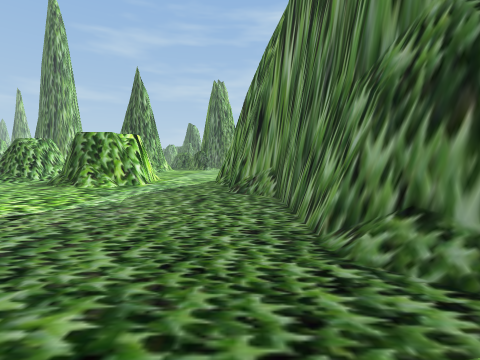
[1] (above)

24 first-person views from a walk through a scene from a Unity 3-D project. The camera is 1.3 m above the floor, tilts 4° down and sees 85° across. The floor is counted in squares, 2 m on a side. Each view is taken from the middle of a square. On the plan, view 1 faces up. The plan holds only what a view shows up to about 9 squares ahead; the rest is blank. The place goes on beyond the plan. The player character is not drawn.

[2]
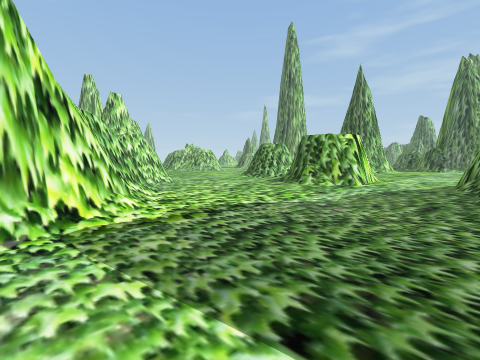

[3]
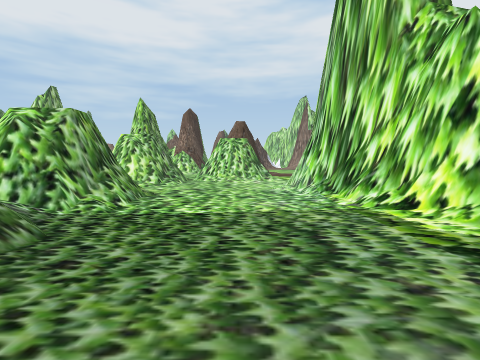

[4]
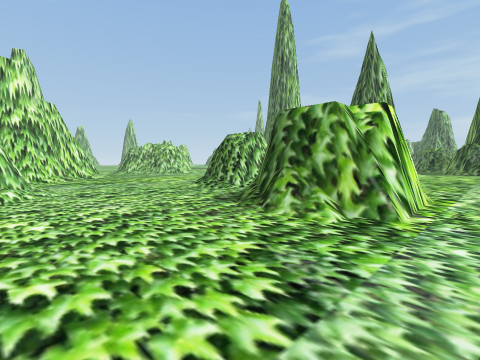

[5]
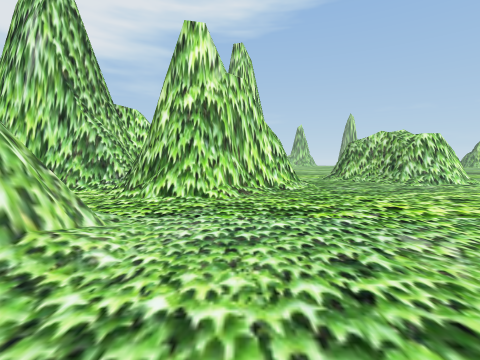

[6]
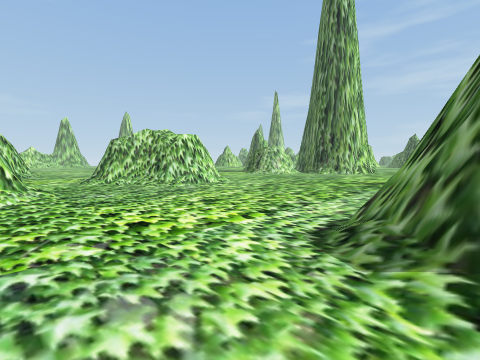

[7]
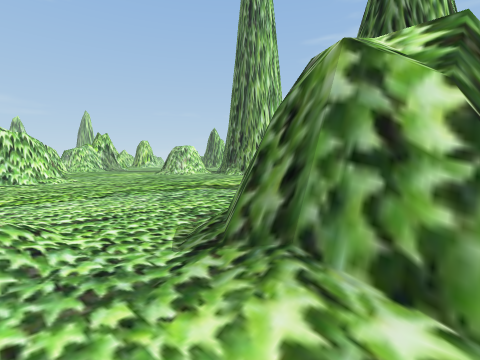

[8]
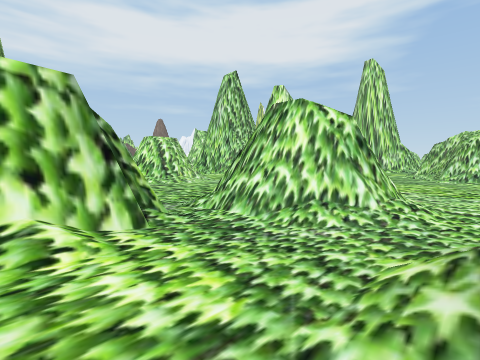

[9]
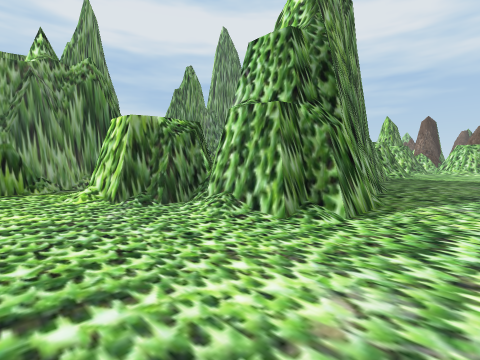

[10]
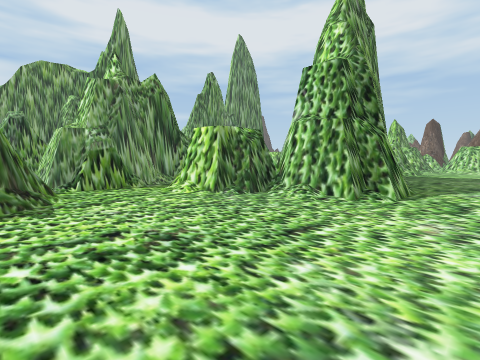

[11]
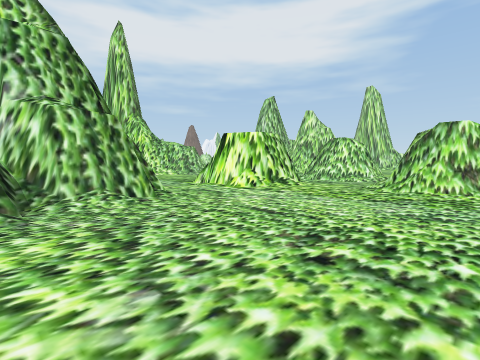

[12]
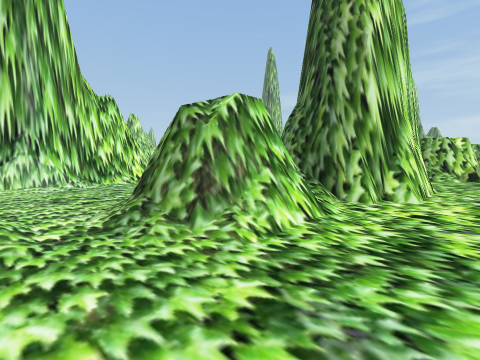

[13]
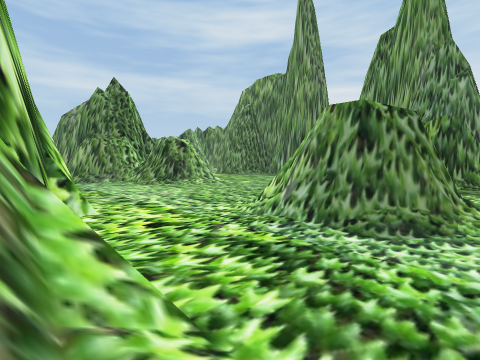

[14]
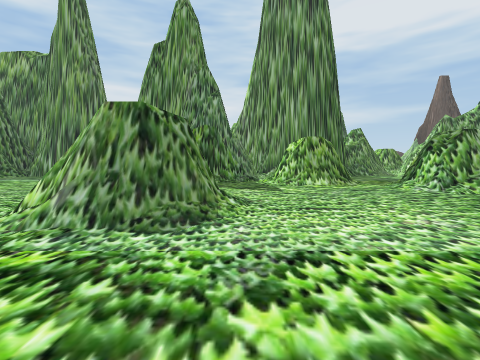

[15]
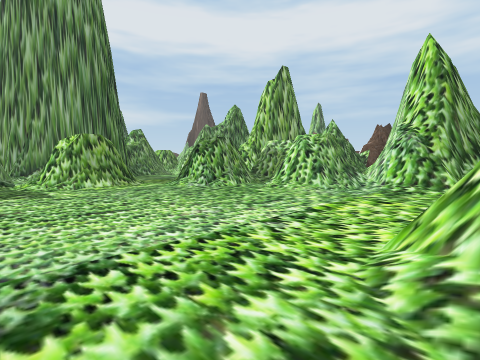

[16]
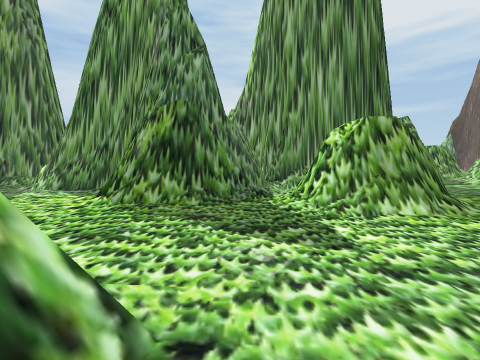

[17]
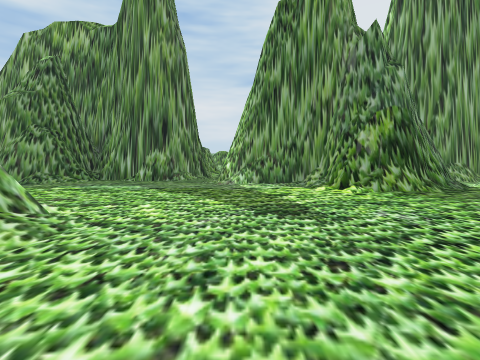

[18]
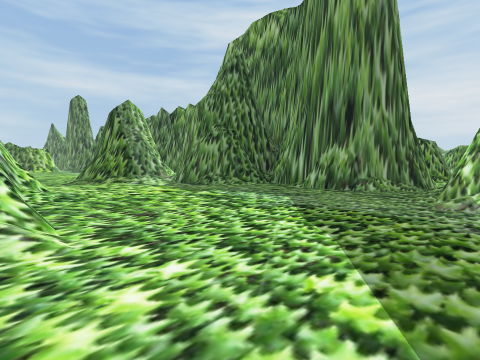

[19]
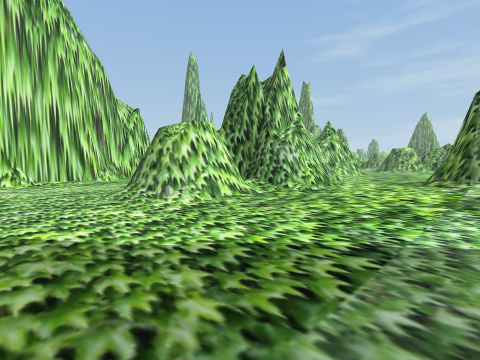

[20]
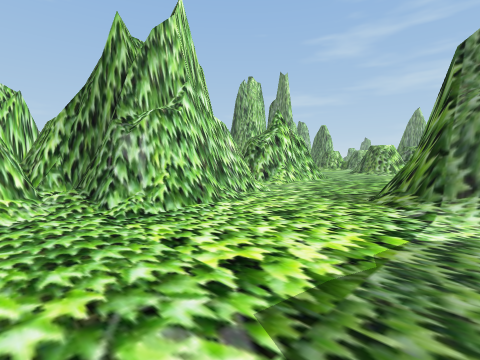

[21]
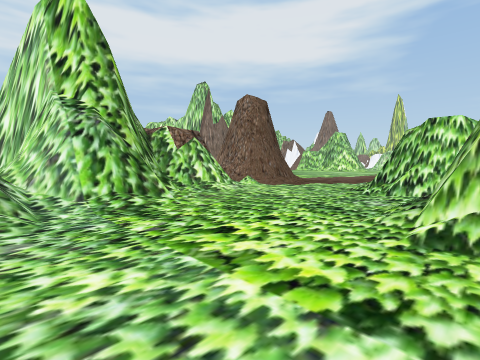

[22]
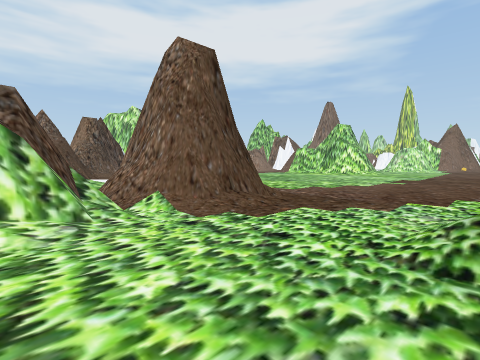

[23]
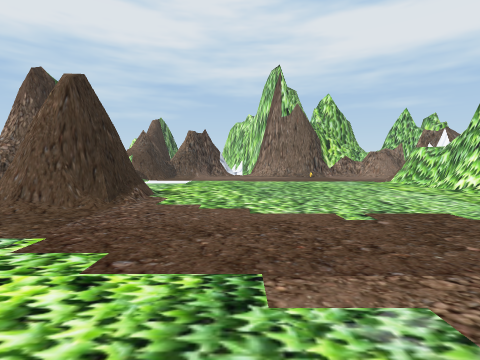

[24]
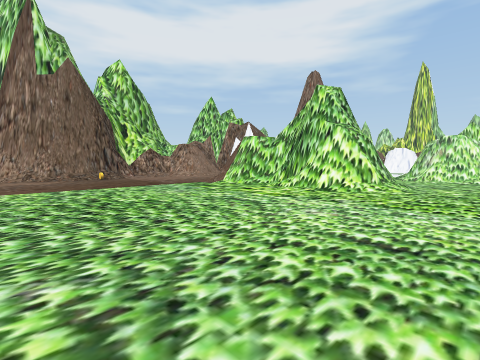

### Floor plan
Key: @ floor where view 1 was taken; # wall or solid block; x gap in a wall; . floor; / step, stairs or slope; = window, fence, low wall or low ledge.
Columns run from 18 left of view 1 to 17 right of it. Each row starts with its distance up from view 1.
 14     .......  #.......###  #...
 13    #......./##........=#  #...#
 12    ##....../##.........#   ...##
 11   ##=.....##...........#   #../##
 10  ##/.....=##........#####  #....#
  9 .//.......##.###..##########=...###
  8 ...//........###..#####.####.....##
  7    ##/........##..#   ...###...../#
  6     ##/...........####...###.....##
  5      ##..//........###...///.....###
  4     ###.=##/.......###..........////
  3    ##/..  #//......# ##.........##
  2     ##      ##.....####.........#
  1      #       ##.....#/..///...//#
  0               ##..@###..## ...###
 -1                #...###..###...##
 -2                #/...//..///.../#
 -3                #/..///.......////##
 -4                 ./.###.......## x#
 -5              /  /#####.......#  /#
 -6             /..  ##.........///
 -7            ...../##........###..
 -8          ...............///#   ...
 -9          ............/######     ./
-10  #/.............//////##          #
-11  #/.............#######
-12  #/.##/.........###/#
-13      ##........./   #
-14      ##..........
-15      #/......
-16      ##......
-17       #......
-18         .....
-19          ....
-20           ..
-21           ##
-22            #

Positions as (right, up) in squares from view 1, and headings:
1: (0, 0), facing up
2: (0, 0), facing up-left
3: (-1, 4), facing down
4: (-2, 4), facing up-left
5: (-7, 6), facing left
6: (-8, 7), facing up-left
7: (-5, 11), facing up-left
8: (-4, 12), facing down-left
9: (-2, 12), facing down-right
10: (-2, 14), facing down-right
11: (2, 14), facing down-left
12: (5, -3), facing up-left
13: (3, -2), facing up-right
14: (3, -2), facing right
15: (3, -2), facing down-right
16: (7, -2), facing right
17: (6, 3), facing right
18: (9, 3), facing up-right
19: (13, 3), facing up-left
20: (13, 7), facing up-left
21: (6, -5), facing down-left
22: (2, -7), facing down-left
23: (-5, -5), facing down
24: (-6, -10), facing down-left
